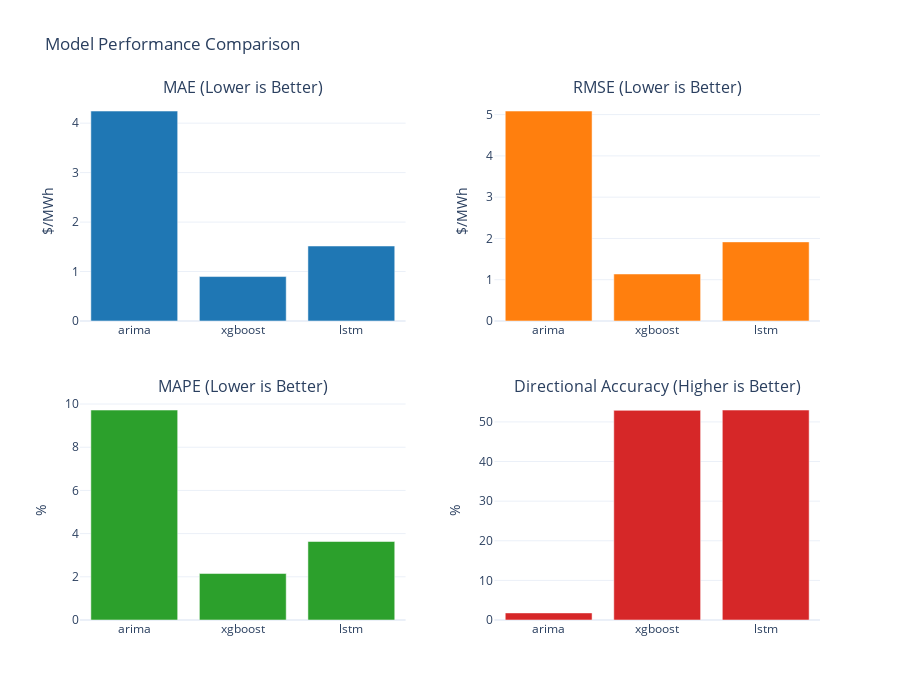

Write notebook code for a chart like this one.
### Markdown cell above
### Metrics Comparison

### Code cell
# Visual comparison of metrics
metrics_comparison = pd.DataFrame({
    'Model': list(metrics.keys()),
    'MAE': [metrics[m]['mae'] for m in metrics.keys()],
    'RMSE': [metrics[m]['rmse'] for m in metrics.keys()],
    'MAPE': [metrics[m]['mape'] for m in metrics.keys()],
    'Dir_Acc': [metrics[m]['directional_accuracy'] for m in metrics.keys()]
})

# Bar chart comparison
fig = make_subplots(
    rows=2, cols=2,
    subplot_titles=('MAE (Lower is Better)', 'RMSE (Lower is Better)', 
                    'MAPE (Lower is Better)', 'Directional Accuracy (Higher is Better)'),
    vertical_spacing=0.15,
    horizontal_spacing=0.12
)

# MAE
fig.add_trace(
    go.Bar(x=metrics_comparison['Model'], y=metrics_comparison['MAE'],
           marker_color='#1f77b4', name='MAE'),
    row=1, col=1
)

# RMSE
fig.add_trace(
    go.Bar(x=metrics_comparison['Model'], y=metrics_comparison['RMSE'],
           marker_color='#ff7f0e', name='RMSE'),
    row=1, col=2
)

# MAPE
fig.add_trace(
    go.Bar(x=metrics_comparison['Model'], y=metrics_comparison['MAPE'],
           marker_color='#2ca02c', name='MAPE'),
    row=2, col=1
)

# Directional Accuracy
fig.add_trace(
    go.Bar(x=metrics_comparison['Model'], y=metrics_comparison['Dir_Acc'],
           marker_color='#d62728', name='Dir_Acc'),
    row=2, col=2
)

fig.update_yaxes(title_text="$/MWh", row=1, col=1)
fig.update_yaxes(title_text="$/MWh", row=1, col=2)
fig.update_yaxes(title_text="%", row=2, col=1)
fig.update_yaxes(title_text="%", row=2, col=2)

fig.update_layout(height=700, showlegend=False, title_text="Model Performance Comparison")
fig.show()

### Figure 1 — Plotly figure (JSON) as saved in the notebook; plotly's stock layout.template omitted (floating-point values rounded to 4 significant figures)
{"data": [{"marker": {"color": "#1f77b4"}, "name": "MAE", "type": "bar", "x": ["arima", "xgboost", "lstm"], "xaxis": "x", "y": [4.245, 0.8985, 1.516], "yaxis": "y"}, {"marker": {"color": "#ff7f0e"}, "name": "RMSE", "type": "bar", "x": ["arima", "xgboost", "lstm"], "xaxis": "x2", "y": [5.086, 1.139, 1.917], "yaxis": "y2"}, {"marker": {"color": "#2ca02c"}, "name": "MAPE", "type": "bar", "x": ["arima", "xgboost", "lstm"], "xaxis": "x3", "y": [9.721, 2.152, 3.635], "yaxis": "y3"}, {"marker": {"color": "#d62728"}, "name": "Dir_Acc", "type": "bar", "x": ["arima", "xgboost", "lstm"], "xaxis": "x4", "y": [1.787, 52.91, 52.99], "yaxis": "y4"}], "layout": {"annotations": [{"font": {"size": 16}, "showarrow": false, "text": "MAE (Lower is Better)", "x": 0.22, "xanchor": "center", "xref": "paper", "y": 1, "yanchor": "bottom", "yref": "paper"}, {"font": {"size": 16}, "showarrow": false, "text": "RMSE (Lower is Better)", "x": 0.78, "xanchor": "center", "xref": "paper", "y": 1, "yanchor": "bottom", "yref": "paper"}, {"font": {"size": 16}, "showarrow": false, "text": "MAPE (Lower is Better)", "x": 0.22, "xanchor": "center", "xref": "paper", "y": 0.425, "yanchor": "bottom", "yref": "paper"}, {"font": {"size": 16}, "showarrow": false, "text": "Directional Accuracy (Higher is Better)", "x": 0.78, "xanchor": "center", "xref": "paper", "y": 0.425, "yanchor": "bottom", "yref": "paper"}], "height": 700, "showlegend": false, "title": {"text": "Model Performance Comparison"}, "xaxis": {"anchor": "y", "domain": [0, 0.44]}, "xaxis2": {"anchor": "y2", "domain": [0.56, 1]}, "xaxis3": {"anchor": "y3", "domain": [0, 0.44]}, "xaxis4": {"anchor": "y4", "domain": [0.56, 1]}, "yaxis": {"anchor": "x", "domain": [0.575, 1], "title": {"text": "$/MWh"}}, "yaxis2": {"anchor": "x2", "domain": [0.575, 1], "title": {"text": "$/MWh"}}, "yaxis3": {"anchor": "x3", "domain": [0, 0.425], "title": {"text": "%"}}, "yaxis4": {"anchor": "x4", "domain": [0, 0.425], "title": {"text": "%"}}}}
